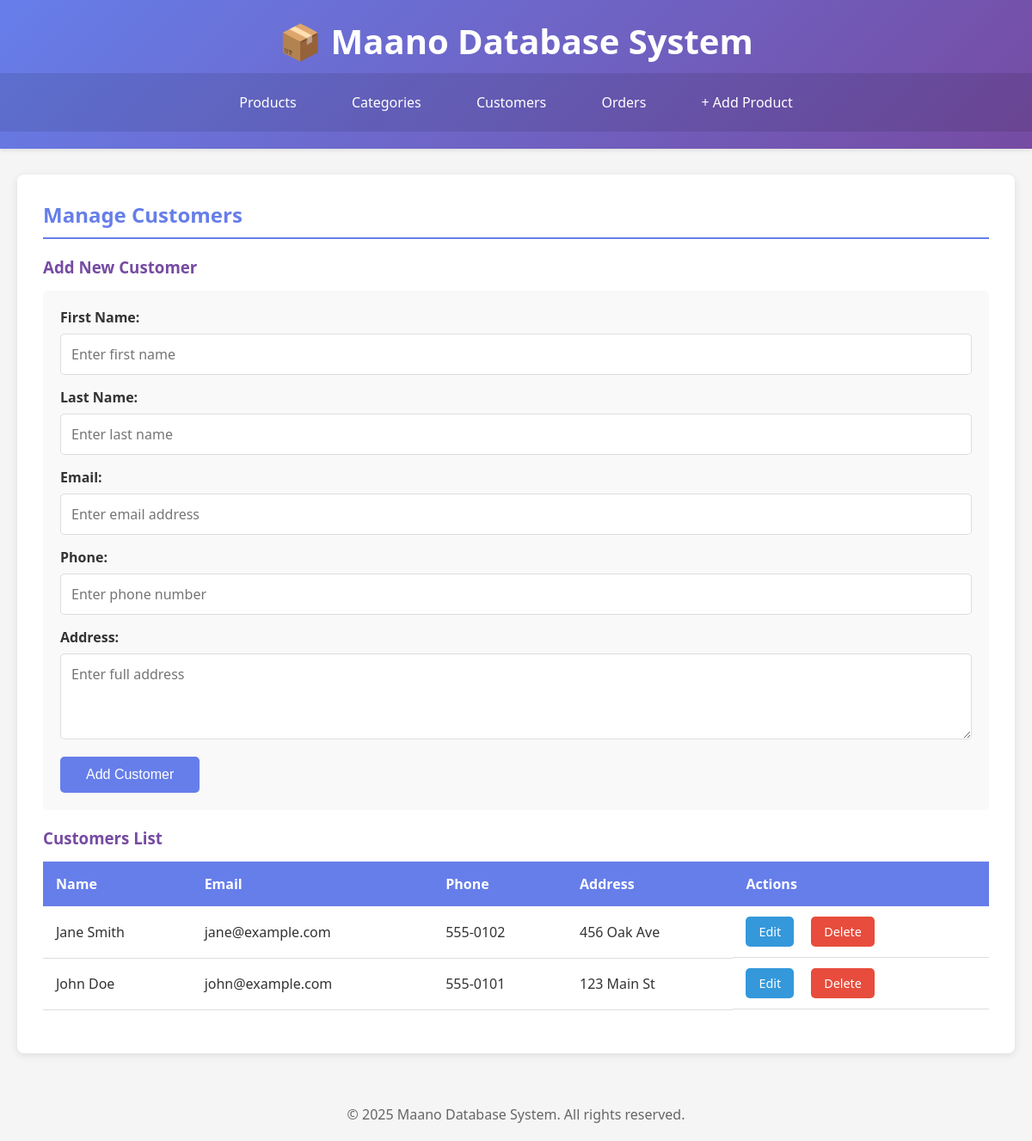
The app's page /manage_customers.php with its own data.
### tables this page shows
CREATE TABLE IF NOT EXISTS customers (
    id INT PRIMARY KEY AUTO_INCREMENT,
    first_name VARCHAR(50) NOT NULL,
    last_name VARCHAR(50) NOT NULL,
    email VARCHAR(100),
    phone VARCHAR(20),
    address TEXT,
    created_at TIMESTAMP DEFAULT CURRENT_TIMESTAMP
);

### manage_customers.php (the view, shortened to what this page needs)
<?php
include 'database.php';
$query = "SELECT * FROM customers ORDER BY first_name ASC";
$result = $conn->query($query);
?>
<!DOCTYPE html>
<html lang="en">
<head>
    <link rel="stylesheet" href="style.css">
</head>
<body>
    <header>
        <h1>📦 Maano Database System</h1>
        <nav>
            <a href="index.php">Products</a>
            <a href="manage_categories.php">Categories</a>
            <a href="manage_customers.php">Customers</a>
            <a href="view_orders.php">Orders</a>
            <a href="add_product.php">+ Add Product</a>
        </nav>
    </header>
    <div class="container">
        <div class="content">
            <h2>Manage Customers</h2>
            <h3>Add New Customer</h3>
            <form method="POST" action="add_customer.php">
                <label for="first_name">First Name:</label>
                <input type="text" id="first_name" name="first_name" required placeholder="Enter first name">
                <label for="last_name">Last Name:</label>
                <input type="text" id="last_name" name="last_name" required placeholder="Enter last name">
                <label for="email">Email:</label>
                <input type="email" id="email" name="email" placeholder="Enter email address">
                <label for="phone">Phone:</label>
                <input type="tel" id="phone" name="phone" placeholder="Enter phone number">
                <label for="address">Address:</label>
                <textarea id="address" name="address" placeholder="Enter full address"></textarea>
                <button type="submit">Add Customer</button>
            </form>
            <h3>Customers List</h3>
            <?php
            if ($result->num_rows > 0) {
                echo '<table>';
                echo '<thead>';
                echo '<tr>';
                echo '<th>Name</th>';
                echo '<th>Email</th>';
                echo '<th>Phone</th>';
                echo '<th>Address</th>';
                echo '<th>Actions</th>';
                echo '</tr>';
                echo '</thead>';
                echo '<tbody>';
                while ($row = $result->fetch_assoc()) {
                    $full_name = htmlspecialchars($row['first_name'] . ' ' . $row['last_name']);
                    echo '<tr>';
                    echo '<td>' . $full_name . '</td>';
                    echo '<td>' . htmlspecialchars($row['email'] ?? '') . '</td>';
                    echo '<td>' . htmlspecialchars($row['phone'] ?? '') . '</td>';
                    echo '<td>' . htmlspecialchars($row['address'] ?? '') . '</td>';
                    echo '<td class="actions">';
                    echo '<a href="edit_customer.php?id=' . $row['id'] . '" class="btn btn-edit">Edit</a>';
                    echo '<a href="delete_customer.php?id=' . $row['id'] . '" class="btn btn-delete" onclick="return confirm(\'Are you sure?\');">Delete</a>';
                    echo '</td>';
                    echo '</tr>';
                }
                echo '</tbody>';
                echo '</table>';
            } else {
                echo '<div class="info">No customers found. Add your first customer above.</div>';
            }
            ?>
        </div>
    </div>
    <footer>
        <p>&copy; 2025 Maano Database System. All rights reserved.</p>
    </footer>
</body>
</html>

### style.css (style rules this page uses)
* { margin: 0; padding: 0; box-sizing: border-box; }
body { font-family: 'Segoe UI', Tahoma, Geneva, Verdana, sans-serif; background-color: #f5f5f5; color: #333; }
header { background: linear-gradient(135deg, #667eea 0%, #764ba2 100%); color: white; padding: 20px 0; box-shadow: 0 2px 5px rgba(0,0,0,0.1); margin-bottom: 30px; }
header h1 { text-align: center; font-size: 2.5em; margin-bottom: 10px; }
nav { text-align: center; background-color: rgba(0,0,0,0.1); padding: 15px 0; }
nav a { color: white; text-decoration: none; margin: 0 15px; padding: 8px 15px; border-radius: 5px; transition: background-color 0.3s; display: inline-block; }
.container { max-width: 1200px; margin: 0 auto; padding: 0 20px; }
.content { background: white; padding: 30px; border-radius: 8px; box-shadow: 0 2px 10px rgba(0,0,0,0.1); margin-bottom: 30px; }
h2 { color: #667eea; margin-bottom: 20px; border-bottom: 2px solid #667eea; padding-bottom: 10px; }
h3 { color: #764ba2; margin-top: 20px; margin-bottom: 15px; }
form { background-color: #f9f9f9; padding: 20px; border-radius: 5px; margin-bottom: 20px; }
form label { display: block; margin-bottom: 8px; font-weight: 600; color: #333; }
form input, form select, form textarea { width: 100%; padding: 12px; margin-bottom: 15px; border: 1px solid #ddd; border-radius: 5px; font-size: 1em; font-family: inherit; }
form textarea { resize: vertical; min-height: 100px; }
button { background-color: #667eea; color: white; padding: 12px 30px; border: none; border-radius: 5px; font-size: 1em; cursor: pointer; transition: background-color 0.3s; margin-right: 10px; }
table { width: 100%; border-collapse: collapse; margin-bottom: 20px; }
table th { background-color: #667eea; color: white; padding: 15px; text-align: left; }
table td { padding: 12px 15px; border-bottom: 1px solid #ddd; }
table a { color: #667eea; text-decoration: none; margin-right: 10px; }
.actions { display: flex; gap: 10px; }
.actions a { display: inline-block; }
.btn { display: inline-block; padding: 8px 15px; background-color: #667eea; color: white; text-decoration: none; border-radius: 5px; transition: background-color 0.3s; border: none; cursor: pointer; font-size: 0.9em; }
.btn-edit { background-color: #3498db; }
.btn-delete { background-color: #e74c3c; }
footer { text-align: center; color: #666; padding: 20px; margin-top: 40px; }

### records on screen
customers: full_name "Jane Smith", email "jane@example.com", phone "555-0102", address "456 Oak Ave"
customers: full_name "John Doe", email "john@example.com", phone "555-0101", address "123 Main St"
